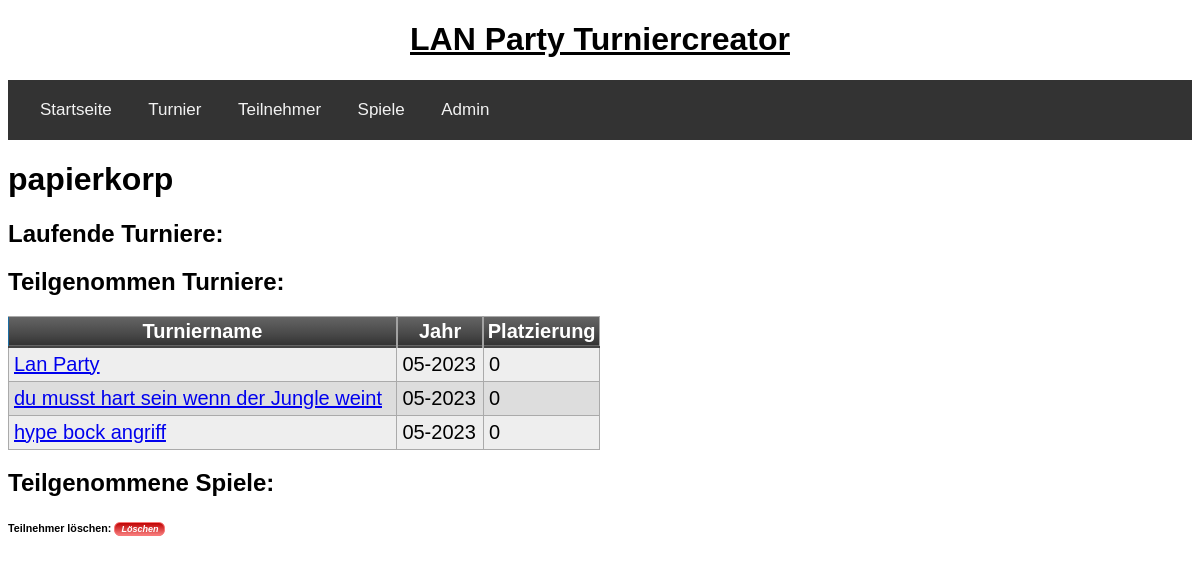
Page /profil/papierkorp on the earlier database version.
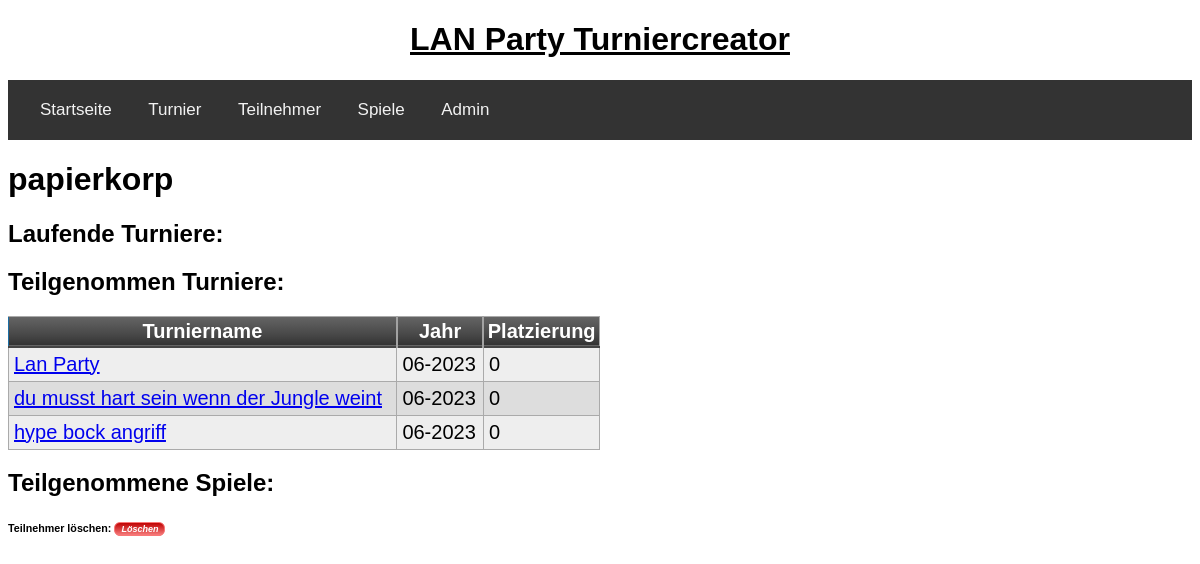
Same page on the later database version.
### tables this page shows
CREATE TABLE teilnehmer(teilnehmerid integer primary key autoincrement, name text, nickname text unique);

CREATE TABLE turnier(turnierid integer primary key autoincrement, name text, jahr date default (strftime('%m-%Y')), teilnehmer text, sieger integer);

### app/routes.py (the view)
@app.route('/profil/<nickname>', methods=["POST", "GET"])
def profil(nickname):
	teilnehmerid = get_teilnehmerid(nickname)
	teilgenommene_turniere = get_teilgenommene_turniere_pro_teilnehmer(teilnehmerid[0][0])
	form = DeleteForm()
	if form.validate_on_submit():
		flash(delete_teilnehmer(nickname))
		return redirect(url_for('teilnehmer'))
	return render_template('player_profile.html', nickname=nickname, form=form, teilgenommene_turniere = teilgenommene_turniere)

### app/forms.py
class DeleteForm(FlaskForm):
    submit = SubmitField('Löschen')

### app/db/db.py (called while the page is built)
def get_teilgenommene_turniere_pro_teilnehmer(teilnehmerid):
	query= 'select turnier.turnierid, turnier.name, turnier.jahr from turnierdetails as t inner join turnier on t.turnierid = turnier.turnierid where t.teilnehmerid = {teilnehmerid} group by t.turnierid;'.format(teilnehmerid=teilnehmerid)
	return execute_select_query(query)

def get_teilnehmerid(nickname):
	query = 'select teilnehmerid from teilnehmer where nickname = "{nickname}";'.format(nickname=nickname)
	return execute_select_query(query)

def execute_select_query(query):
	try:
		cursor.execute(query)
		return cursor.fetchall()
	except sqlite3.IntegrityError as e:
		return "Integrity Error: " + str(e)
	connection.close()

### app/templates/player_profile.html (shortened to what this page needs)
{% extends "base.html" %}
{% block app_content %}
    <h1>{{nickname}}</h1>
    <h2>Laufende Turniere:</h2>
    <h2>Teilgenommen Turniere:</h2>
    <table class="myTable">
        <thead>
            <tr>
                <th>Turniername</th>
                <th>Jahr</th>
                <th>Platzierung</th>
            </tr>
        </thead>
    {% for turnier in teilgenommene_turniere %}
        <tr>
            <td><a href="{{ url_for("turniere", turnierid=turnier[0]) }}">{{ turnier[1] }}</a></td>
            <td>{{ turnier[2] }}</td>
            <td>0</td>
        </tr>
    {% endfor %}
    </table>
    <h2>Teilgenommene Spiele:</h2>
 <form action="" method="post" novalidate class="loeschen_button">{{ form.hidden_tag()}}<h6>Teilnehmer löschen: {{ form.submit }} </h6></form>
{% endblock %}

### app/templates/base.html (shortened to what this page needs)
<!DOCTYPE html>
<html>
<head>
    <link rel="stylesheet" type="text/css" href="{{ url_for('static', filename='index.css') }}">
    <link rel="stylesheet" type="text/css" href="{{ url_for('static', filename='tables.css') }}">
    <link rel="stylesheet" type="text/css" href="{{ url_for('static', filename='navi.css') }}">
    <link rel="stylesheet" type="text/css" href="{{ url_for('static', filename='forms.css') }}">
</head>
<body>
<div id="header">
    <h1>LAN Party Turniercreator</h1>
</div>
<div id="navbar" class="navbar">
    <a href="{{ url_for("index") }}">Startseite</a>
    <label for="turnier">Turnier</label>
    <label for="teilnehmer">Teilnehmer</label>
    <label for="spiele">Spiele</label>
    <a href="{{ url_for("admin") }}">Admin</a>
</div>
 <div>
    {% block app_content %}{% endblock %}
 </div>
</body>
</html>

### app/static/index.css (style rules this page uses)
* { font-family: sans-serif; }

### app/static/tables.css (style rules this page uses)
table.myTable { border: 1px solid #1C6EA4; background-color: #EEEEEE; min-width: 50%; width: auto; text-align: left; border-collapse: collapse; }
table.myTable td, table.myTable th { border: 1px solid #AAAAAA; padding: 3px 2px; }
table.myTable tbody td { font-size: 20px; padding: 5px; }
table.myTable tr:nth-child(even) { background: #DDDDDD; }
table.myTable thead { background: #333333; background: -moz-linear-gradient(top, #666666 0%, #474747 66%, #333333 100%); background: -webkit-linear-gradient(top, #666666 0%, #474747 66%, #333333 100%); background: linear-gradient(to bottom, #666666 0%, #474747 66%, #333333 100%); border-bottom: 2px solid #444444; }
table.myTable thead th { font-size: 20px; font-weight: bold; color: #FFFFFF; text-align: center; border-left: 2px solid #A2A2A2; }
table.myTable thead th:first-child { border-left: none; }

### app/static/navi.css (style rules this page uses)
.navbar { background-color: #333; overflow: hidden; font-family: 'Oswald', sans-serif; padding: 20px 16px; }
.navbar label, .navbar a { color: #f2f2f2; text-align: center; padding: 20px 16px; text-decoration: none; font-size: 17px; }
#header { text-align: center; text-decoration: underline; }

### app/static/forms.css (style rules this page uses)
.loeschen_button input { background:linear-gradient(to bottom, #c20808 5%, #f57a7a 100%); background-color:#c20808; border-radius:6px; border:1px solid #fa7676; display:inline-block; cursor:pointer; color:#ffffff; font-family:Arial; font-size:9px; font-weight:bold; font-style:italic; padding:1px 6px; text-decoration:none; }

### app/templates/player_profile.html (style rules this page uses)
.loeschen_button input { background:linear-gradient(to bottom, #c20808 5%, #f57a7a 100%); background-color:#c20808; border-radius:6px; border:1px solid #fa7676; display:inline-block; cursor:pointer; color:#ffffff; font-family:Arial; font-size:9px; font-weight:bold; font-style:italic; padding:1px 6px; text-decoration:none; }

Differences in the rows shown:
changed turnier "Lan Party": jahr "05-2023" → "06-2023"
changed turnier "du musst hart sein wenn der Jungle weint": jahr "05-2023" → "06-2023"
changed turnier "hype bock angriff": jahr "05-2023" → "06-2023"
